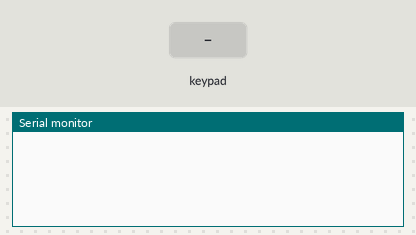
A sketch run on a simulated Arduino Uno, built with avr-gcc and run on an emulated ATmega328P. On the bench: the last lines printed to the serial monitor. Inputs (shaded band) come from the test bench.

Above: at 1.2 s.
1.3 s: key '7' pressed
At 1.9 s:
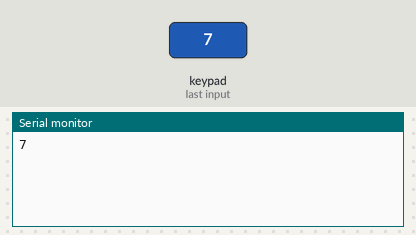
2.8 s: keypad keys 1 1 1 0 9 8 pressed 0.4 s apart
At 5.7 s:
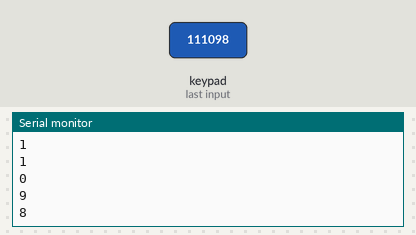
6.7 s: key '/' pressed
At 7.1 s:
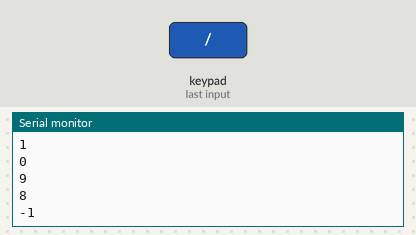
8.2 s: keypad keys 1 1 1 0 9 8 = pressed 0.4 s apart
At 11.3 s:
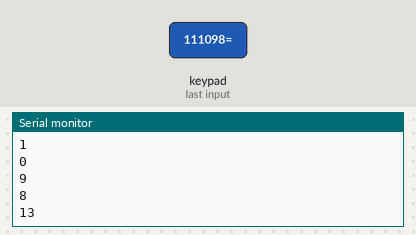
Timing chart, 0 to 12.8 s (numbered marks = the images above; inputs shaded):
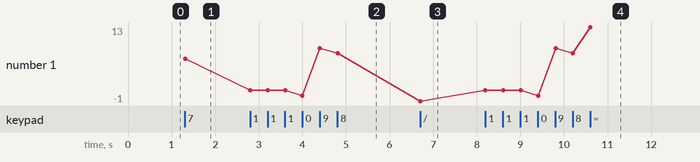

Measured:
- after the input at 1.3 s, the serial monitor: prints a new line at once (image 1)
- after the input at 2.8 s, the serial monitor: prints a new line at once (image 2)
- after the input at 6.7 s, the serial monitor: prints a new line at once (image 3)
- after the input at 8.2 s, the serial monitor: prints a new line at once (image 4)
- plotted number 1: 7 → 8 after the input at 2.8 s, 8 → -1 after the input at 6.7 s, -1 → 13 after the input at 8.2 s

The sketch:

KeypadCalculator.ino
```cpp
/* @file CustomKeypad.pde
|| @version 1.0
|| @author Alexander Brevig
|| @contact alexanderbrevig@gmail.com
||
|| @description
|| | Demonstrates changing the keypad size and key values.
|| #
*/
#include <Keypad.h>

const byte ROWS = 4; //four rows
const byte COLS = 4; //four columns
int operand1;
char customKey;
//define the cymbols on the buttons of the keypads
char hexaKeys[ROWS][COLS] = {
  {'7','8','9','/'},
  {'4','5','6','x'},
  {'1','2','3','-'},
  {'0','.','=','+'}
};
byte rowPins[ROWS] = {11, 10, 9, 8}; //connect to the row pinouts of the keypad
byte colPins[COLS] = {4, 5, 6, 7}; //connect to the column pinouts of the keypad

//initialize an instance of class NewKeypad
Keypad customKeypad = Keypad( makeKeymap(hexaKeys), rowPins, colPins, ROWS, COLS);

void setup(){
  Serial.begin(9600);
}

void loop(){

  char customKey = customKeypad.waitForKey();
  int num = customKey - '0';
  if (customKey){
    Serial.println(num);
  }
}
```
